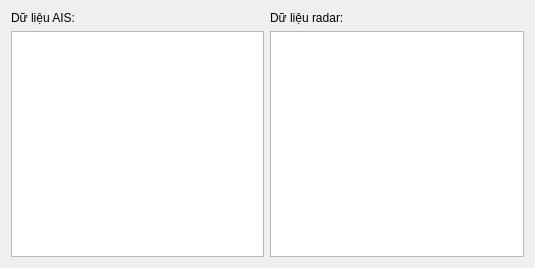
<?xml version="1.0" encoding="UTF-8"?>
<ui version="4.0">
 <class>DialogAisInfo</class>
 <widget class="QDialog" name="DialogAisInfo">
  <property name="geometry">
   <rect>
    <x>0</x>
    <y>0</y>
    <width>535</width>
    <height>268</height>
   </rect>
  </property>
  <property name="sizePolicy">
   <sizepolicy hsizetype="Preferred" vsizetype="Expanding">
    <horstretch>0</horstretch>
    <verstretch>0</verstretch>
   </sizepolicy>
  </property>
  <property name="windowTitle">
   <string>Thông tin AIS</string>
  </property>
  <layout class="QGridLayout" name="gridLayout">
   <item row="2" column="1">
    <widget class="QTextBrowser" name="textBrowser_2">
     <property name="html">
      <string>&lt;!DOCTYPE HTML PUBLIC &quot;-//W3C//DTD HTML 4.0//EN&quot; &quot;http://www.w3.org/TR/REC-html40/strict.dtd&quot;&gt;
&lt;html&gt;&lt;head&gt;&lt;meta name=&quot;qrichtext&quot; content=&quot;1&quot; /&gt;&lt;style type=&quot;text/css&quot;&gt;
p, li { white-space: pre-wrap; }
&lt;/style&gt;&lt;/head&gt;&lt;body style=&quot; font-family:'MS Shell Dlg 2'; font-size:8.25pt; font-weight:400; font-style:normal;&quot;&gt;
&lt;p style=&quot;-qt-paragraph-type:empty; margin-top:0px; margin-bottom:0px; margin-left:0px; margin-right:0px; -qt-block-indent:0; text-indent:0px;&quot;&gt;&lt;br /&gt;&lt;/p&gt;&lt;/body&gt;&lt;/html&gt;</string>
     </property>
    </widget>
   </item>
   <item row="2" column="0">
    <widget class="QTextBrowser" name="textBrowser">
     <property name="html">
      <string>&lt;!DOCTYPE HTML PUBLIC &quot;-//W3C//DTD HTML 4.0//EN&quot; &quot;http://www.w3.org/TR/REC-html40/strict.dtd&quot;&gt;
&lt;html&gt;&lt;head&gt;&lt;meta name=&quot;qrichtext&quot; content=&quot;1&quot; /&gt;&lt;style type=&quot;text/css&quot;&gt;
p, li { white-space: pre-wrap; }
&lt;/style&gt;&lt;/head&gt;&lt;body style=&quot; font-family:'MS Shell Dlg 2'; font-size:8.25pt; font-weight:400; font-style:normal;&quot;&gt;
&lt;p style=&quot;-qt-paragraph-type:empty; margin-top:0px; margin-bottom:0px; margin-left:0px; margin-right:0px; -qt-block-indent:0; text-indent:0px;&quot;&gt;&lt;br /&gt;&lt;/p&gt;&lt;/body&gt;&lt;/html&gt;</string>
     </property>
    </widget>
   </item>
   <item row="1" column="0">
    <widget class="QLabel" name="label">
     <property name="text">
      <string>Dữ liệu AIS:</string>
     </property>
    </widget>
   </item>
   <item row="1" column="1">
    <widget class="QLabel" name="label_2">
     <property name="text">
      <string>Dữ liệu radar:</string>
     </property>
    </widget>
   </item>
  </layout>
 </widget>
 <resources/>
 <connections/>
</ui>
